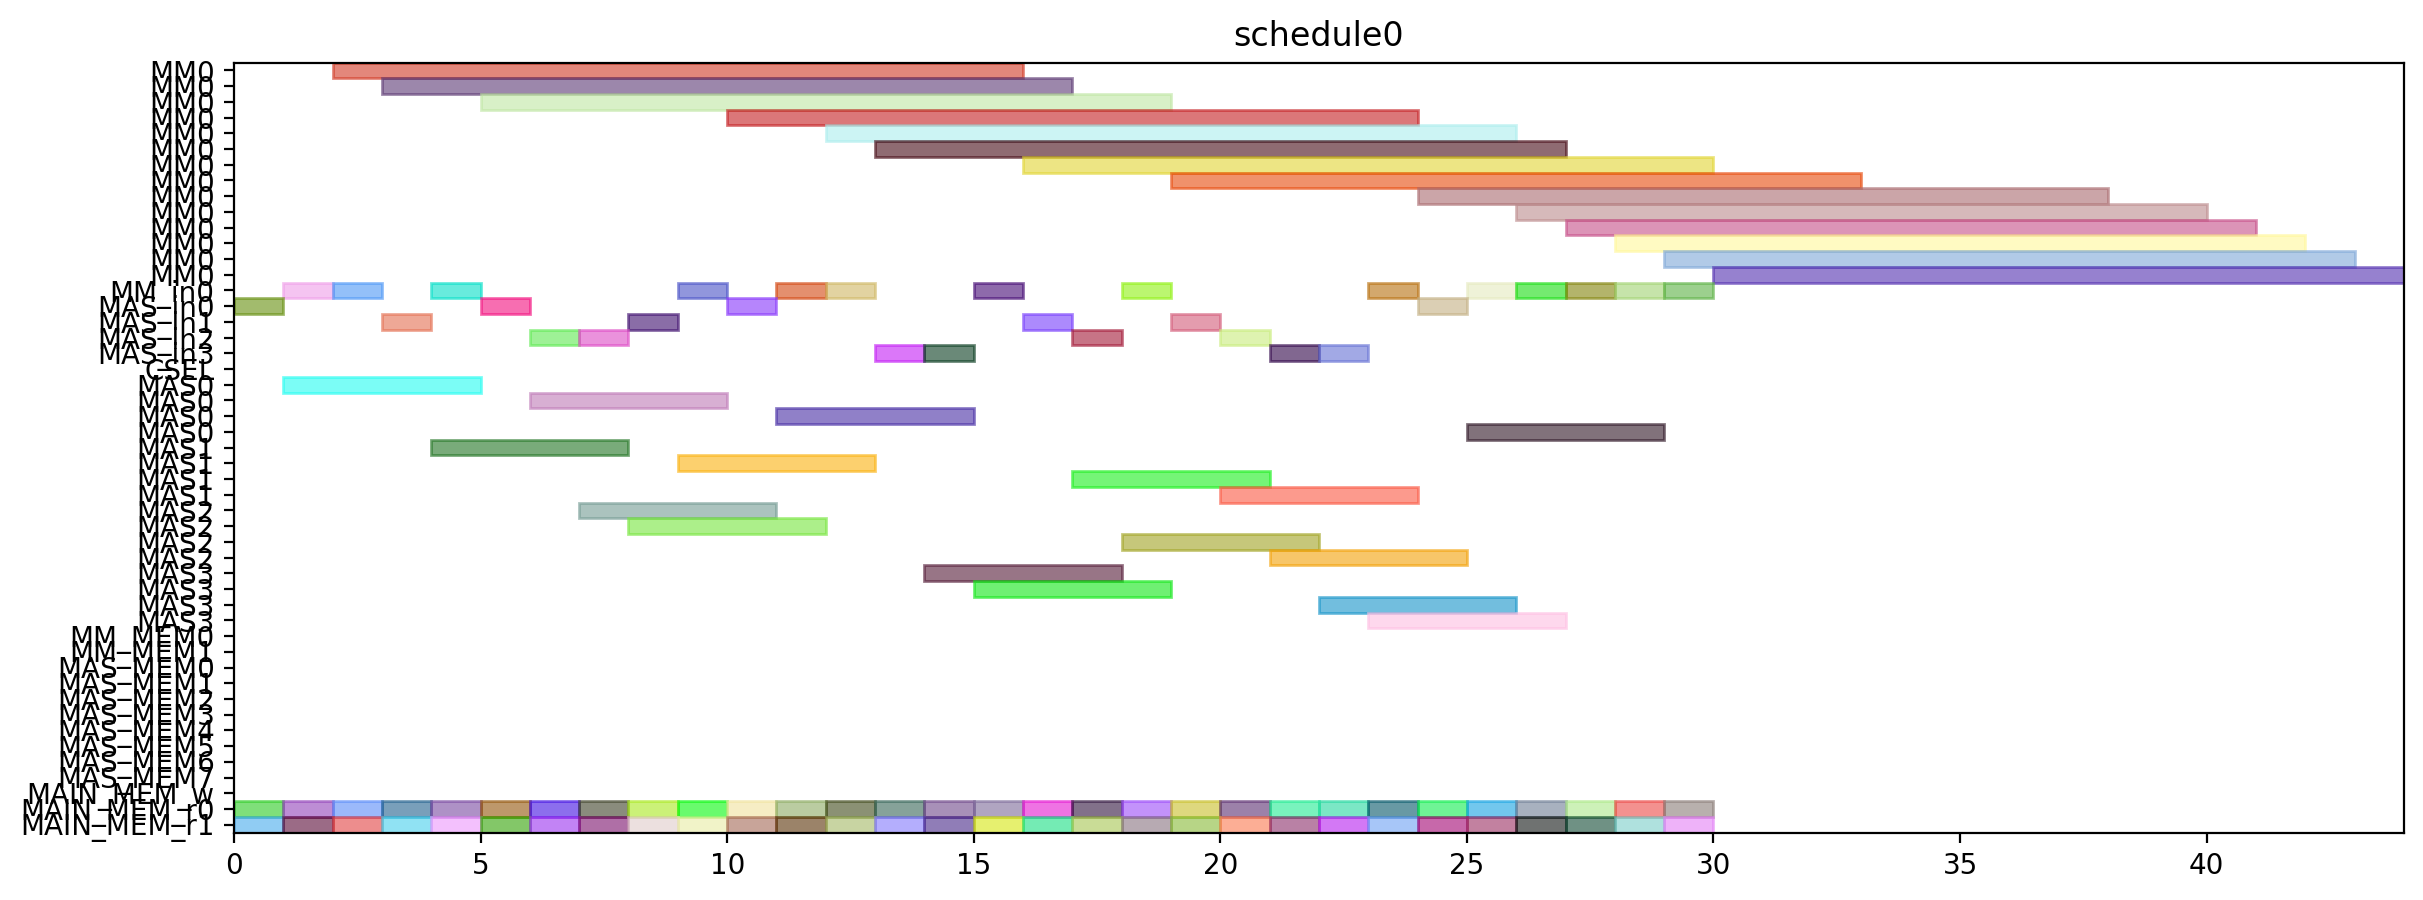

The Python source for this figure:
from pyschedule import Scenario, solvers, plotters, alt


def solve():
	horizon = 120
	S = Scenario("schedule0", horizon=horizon)

	# resource
	MM = S.Resources('MM', num=1, size=14)
	MM_in = S.Resources('MM_in', num=1)
	MAS_in = S.Resources('MAS_in', num=4)
	CSEL = S.Resource('CSEL')
	MAS = S.Resources('MAS', num=4, size=4, periods=range(1, horizon))
	MM_MEM = S.Resources('MM_MEM', num=2)
	MAS_MEM = S.Resources('MAS_MEM', num=8)
	MAIN_MEM_w = S.Resource('MAIN_MEM_w', size=1)
	MAIN_MEM_r = S.Resources('MAIN_MEM_r', num=2)

	# result of previous scheduling

	# new tasks
	t1_t0 = S.Task('t1_t0', length=14, delay_cost=1)
	t1_t0 += alt(MM)
	t1_t0_in = S.Task('t1_t0_in', length=1, delay_cost=1)
	t1_t0_in += alt(MM_in)
	S += t1_t0_in*MM_in[0]<=t1_t0*MM[0]
	t1_t0_mem0 = S.Task('t1_t0_mem0', length=1, delay_cost=1)
	t1_t0_mem0 += MAIN_MEM_r[0]
	S += t1_t0_mem0 <= t1_t0

	t1_t0_mem1 = S.Task('t1_t0_mem1', length=1, delay_cost=1)
	t1_t0_mem1 += MAIN_MEM_r[1]
	S += t1_t0_mem1 <= t1_t0

	t1_t1 = S.Task('t1_t1', length=14, delay_cost=1)
	t1_t1 += alt(MM)
	t1_t1_in = S.Task('t1_t1_in', length=1, delay_cost=1)
	t1_t1_in += alt(MM_in)
	S += t1_t1_in*MM_in[0]<=t1_t1*MM[0]
	t1_t1_mem0 = S.Task('t1_t1_mem0', length=1, delay_cost=1)
	t1_t1_mem0 += MAIN_MEM_r[0]
	S += t1_t1_mem0 <= t1_t1

	t1_t1_mem1 = S.Task('t1_t1_mem1', length=1, delay_cost=1)
	t1_t1_mem1 += MAIN_MEM_r[1]
	S += t1_t1_mem1 <= t1_t1

	t1_t2 = S.Task('t1_t2', length=4, delay_cost=1)
	t1_t2 += alt(MAS)
	t1_t2_in = S.Task('t1_t2_in', length=1, delay_cost=1)
	t1_t2_in += alt(MAS_in)
	S += t1_t2_in*MAS_in[0]<=t1_t2*MAS[0]

	S += t1_t2_in*MAS_in[1]<=t1_t2*MAS[1]

	S += t1_t2_in*MAS_in[2]<=t1_t2*MAS[2]

	S += t1_t2_in*MAS_in[3]<=t1_t2*MAS[3]

	t1_t2_mem0 = S.Task('t1_t2_mem0', length=1, delay_cost=1)
	t1_t2_mem0 += MAIN_MEM_r[0]
	S += t1_t2_mem0 <= t1_t2

	t1_t2_mem1 = S.Task('t1_t2_mem1', length=1, delay_cost=1)
	t1_t2_mem1 += MAIN_MEM_r[1]
	S += t1_t2_mem1 <= t1_t2

	t1_t3 = S.Task('t1_t3', length=4, delay_cost=1)
	t1_t3 += alt(MAS)
	t1_t3_in = S.Task('t1_t3_in', length=1, delay_cost=1)
	t1_t3_in += alt(MAS_in)
	S += t1_t3_in*MAS_in[0]<=t1_t3*MAS[0]

	S += t1_t3_in*MAS_in[1]<=t1_t3*MAS[1]

	S += t1_t3_in*MAS_in[2]<=t1_t3*MAS[2]

	S += t1_t3_in*MAS_in[3]<=t1_t3*MAS[3]

	t1_t3_mem0 = S.Task('t1_t3_mem0', length=1, delay_cost=1)
	t1_t3_mem0 += MAIN_MEM_r[0]
	S += t1_t3_mem0 <= t1_t3

	t1_t3_mem1 = S.Task('t1_t3_mem1', length=1, delay_cost=1)
	t1_t3_mem1 += MAIN_MEM_r[1]
	S += t1_t3_mem1 <= t1_t3

	t2_t0 = S.Task('t2_t0', length=14, delay_cost=1)
	t2_t0 += alt(MM)
	t2_t0_in = S.Task('t2_t0_in', length=1, delay_cost=1)
	t2_t0_in += alt(MM_in)
	S += t2_t0_in*MM_in[0]<=t2_t0*MM[0]
	t2_t0_mem0 = S.Task('t2_t0_mem0', length=1, delay_cost=1)
	t2_t0_mem0 += MAIN_MEM_r[0]
	S += t2_t0_mem0 <= t2_t0

	t2_t0_mem1 = S.Task('t2_t0_mem1', length=1, delay_cost=1)
	t2_t0_mem1 += MAIN_MEM_r[1]
	S += t2_t0_mem1 <= t2_t0

	t2_t1 = S.Task('t2_t1', length=14, delay_cost=1)
	t2_t1 += alt(MM)
	t2_t1_in = S.Task('t2_t1_in', length=1, delay_cost=1)
	t2_t1_in += alt(MM_in)
	S += t2_t1_in*MM_in[0]<=t2_t1*MM[0]
	t2_t1_mem0 = S.Task('t2_t1_mem0', length=1, delay_cost=1)
	t2_t1_mem0 += MAIN_MEM_r[0]
	S += t2_t1_mem0 <= t2_t1

	t2_t1_mem1 = S.Task('t2_t1_mem1', length=1, delay_cost=1)
	t2_t1_mem1 += MAIN_MEM_r[1]
	S += t2_t1_mem1 <= t2_t1

	t2_t2 = S.Task('t2_t2', length=4, delay_cost=1)
	t2_t2 += alt(MAS)
	t2_t2_in = S.Task('t2_t2_in', length=1, delay_cost=1)
	t2_t2_in += alt(MAS_in)
	S += t2_t2_in*MAS_in[0]<=t2_t2*MAS[0]

	S += t2_t2_in*MAS_in[1]<=t2_t2*MAS[1]

	S += t2_t2_in*MAS_in[2]<=t2_t2*MAS[2]

	S += t2_t2_in*MAS_in[3]<=t2_t2*MAS[3]

	t2_t2_mem0 = S.Task('t2_t2_mem0', length=1, delay_cost=1)
	t2_t2_mem0 += MAIN_MEM_r[0]
	S += t2_t2_mem0 <= t2_t2

	t2_t2_mem1 = S.Task('t2_t2_mem1', length=1, delay_cost=1)
	t2_t2_mem1 += MAIN_MEM_r[1]
	S += t2_t2_mem1 <= t2_t2

	t2_t3 = S.Task('t2_t3', length=4, delay_cost=1)
	t2_t3 += alt(MAS)
	t2_t3_in = S.Task('t2_t3_in', length=1, delay_cost=1)
	t2_t3_in += alt(MAS_in)
	S += t2_t3_in*MAS_in[0]<=t2_t3*MAS[0]

	S += t2_t3_in*MAS_in[1]<=t2_t3*MAS[1]

	S += t2_t3_in*MAS_in[2]<=t2_t3*MAS[2]

	S += t2_t3_in*MAS_in[3]<=t2_t3*MAS[3]

	t2_t3_mem0 = S.Task('t2_t3_mem0', length=1, delay_cost=1)
	t2_t3_mem0 += MAIN_MEM_r[0]
	S += t2_t3_mem0 <= t2_t3

	t2_t3_mem1 = S.Task('t2_t3_mem1', length=1, delay_cost=1)
	t2_t3_mem1 += MAIN_MEM_r[1]
	S += t2_t3_mem1 <= t2_t3

	t0_t0 = S.Task('t0_t0', length=14, delay_cost=1)
	t0_t0 += alt(MM)
	t0_t0_in = S.Task('t0_t0_in', length=1, delay_cost=1)
	t0_t0_in += alt(MM_in)
	S += t0_t0_in*MM_in[0]<=t0_t0*MM[0]
	t0_t0_mem0 = S.Task('t0_t0_mem0', length=1, delay_cost=1)
	t0_t0_mem0 += MAIN_MEM_r[0]
	S += t0_t0_mem0 <= t0_t0

	t0_t0_mem1 = S.Task('t0_t0_mem1', length=1, delay_cost=1)
	t0_t0_mem1 += MAIN_MEM_r[1]
	S += t0_t0_mem1 <= t0_t0

	t0_t1 = S.Task('t0_t1', length=14, delay_cost=1)
	t0_t1 += alt(MM)
	t0_t1_in = S.Task('t0_t1_in', length=1, delay_cost=1)
	t0_t1_in += alt(MM_in)
	S += t0_t1_in*MM_in[0]<=t0_t1*MM[0]
	t0_t1_mem0 = S.Task('t0_t1_mem0', length=1, delay_cost=1)
	t0_t1_mem0 += MAIN_MEM_r[0]
	S += t0_t1_mem0 <= t0_t1

	t0_t1_mem1 = S.Task('t0_t1_mem1', length=1, delay_cost=1)
	t0_t1_mem1 += MAIN_MEM_r[1]
	S += t0_t1_mem1 <= t0_t1

	t0_t2 = S.Task('t0_t2', length=4, delay_cost=1)
	t0_t2 += alt(MAS)
	t0_t2_in = S.Task('t0_t2_in', length=1, delay_cost=1)
	t0_t2_in += alt(MAS_in)
	S += t0_t2_in*MAS_in[0]<=t0_t2*MAS[0]

	S += t0_t2_in*MAS_in[1]<=t0_t2*MAS[1]

	S += t0_t2_in*MAS_in[2]<=t0_t2*MAS[2]

	S += t0_t2_in*MAS_in[3]<=t0_t2*MAS[3]

	t0_t2_mem0 = S.Task('t0_t2_mem0', length=1, delay_cost=1)
	t0_t2_mem0 += MAIN_MEM_r[0]
	S += t0_t2_mem0 <= t0_t2

	t0_t2_mem1 = S.Task('t0_t2_mem1', length=1, delay_cost=1)
	t0_t2_mem1 += MAIN_MEM_r[1]
	S += t0_t2_mem1 <= t0_t2

	t0_t3 = S.Task('t0_t3', length=4, delay_cost=1)
	t0_t3 += alt(MAS)
	t0_t3_in = S.Task('t0_t3_in', length=1, delay_cost=1)
	t0_t3_in += alt(MAS_in)
	S += t0_t3_in*MAS_in[0]<=t0_t3*MAS[0]

	S += t0_t3_in*MAS_in[1]<=t0_t3*MAS[1]

	S += t0_t3_in*MAS_in[2]<=t0_t3*MAS[2]

	S += t0_t3_in*MAS_in[3]<=t0_t3*MAS[3]

	t0_t3_mem0 = S.Task('t0_t3_mem0', length=1, delay_cost=1)
	t0_t3_mem0 += MAIN_MEM_r[0]
	S += t0_t3_mem0 <= t0_t3

	t0_t3_mem1 = S.Task('t0_t3_mem1', length=1, delay_cost=1)
	t0_t3_mem1 += MAIN_MEM_r[1]
	S += t0_t3_mem1 <= t0_t3

	t4_t0_t0 = S.Task('t4_t0_t0', length=14, delay_cost=1)
	t4_t0_t0 += alt(MM)
	t4_t0_t0_in = S.Task('t4_t0_t0_in', length=1, delay_cost=1)
	t4_t0_t0_in += alt(MM_in)
	S += t4_t0_t0_in*MM_in[0]<=t4_t0_t0*MM[0]
	t4_t0_t0_mem0 = S.Task('t4_t0_t0_mem0', length=1, delay_cost=1)
	t4_t0_t0_mem0 += MAIN_MEM_r[0]
	S += t4_t0_t0_mem0 <= t4_t0_t0

	t4_t0_t0_mem1 = S.Task('t4_t0_t0_mem1', length=1, delay_cost=1)
	t4_t0_t0_mem1 += MAIN_MEM_r[1]
	S += t4_t0_t0_mem1 <= t4_t0_t0

	t4_t0_t1 = S.Task('t4_t0_t1', length=14, delay_cost=1)
	t4_t0_t1 += alt(MM)
	t4_t0_t1_in = S.Task('t4_t0_t1_in', length=1, delay_cost=1)
	t4_t0_t1_in += alt(MM_in)
	S += t4_t0_t1_in*MM_in[0]<=t4_t0_t1*MM[0]
	t4_t0_t1_mem0 = S.Task('t4_t0_t1_mem0', length=1, delay_cost=1)
	t4_t0_t1_mem0 += MAIN_MEM_r[0]
	S += t4_t0_t1_mem0 <= t4_t0_t1

	t4_t0_t1_mem1 = S.Task('t4_t0_t1_mem1', length=1, delay_cost=1)
	t4_t0_t1_mem1 += MAIN_MEM_r[1]
	S += t4_t0_t1_mem1 <= t4_t0_t1

	t4_t0_t2 = S.Task('t4_t0_t2', length=4, delay_cost=1)
	t4_t0_t2 += alt(MAS)
	t4_t0_t2_in = S.Task('t4_t0_t2_in', length=1, delay_cost=1)
	t4_t0_t2_in += alt(MAS_in)
	S += t4_t0_t2_in*MAS_in[0]<=t4_t0_t2*MAS[0]

	S += t4_t0_t2_in*MAS_in[1]<=t4_t0_t2*MAS[1]

	S += t4_t0_t2_in*MAS_in[2]<=t4_t0_t2*MAS[2]

	S += t4_t0_t2_in*MAS_in[3]<=t4_t0_t2*MAS[3]

	t4_t0_t2_mem0 = S.Task('t4_t0_t2_mem0', length=1, delay_cost=1)
	t4_t0_t2_mem0 += MAIN_MEM_r[0]
	S += t4_t0_t2_mem0 <= t4_t0_t2

	t4_t0_t2_mem1 = S.Task('t4_t0_t2_mem1', length=1, delay_cost=1)
	t4_t0_t2_mem1 += MAIN_MEM_r[1]
	S += t4_t0_t2_mem1 <= t4_t0_t2

	t4_t0_t3 = S.Task('t4_t0_t3', length=4, delay_cost=1)
	t4_t0_t3 += alt(MAS)
	t4_t0_t3_in = S.Task('t4_t0_t3_in', length=1, delay_cost=1)
	t4_t0_t3_in += alt(MAS_in)
	S += t4_t0_t3_in*MAS_in[0]<=t4_t0_t3*MAS[0]

	S += t4_t0_t3_in*MAS_in[1]<=t4_t0_t3*MAS[1]

	S += t4_t0_t3_in*MAS_in[2]<=t4_t0_t3*MAS[2]

	S += t4_t0_t3_in*MAS_in[3]<=t4_t0_t3*MAS[3]

	t4_t0_t3_mem0 = S.Task('t4_t0_t3_mem0', length=1, delay_cost=1)
	t4_t0_t3_mem0 += MAIN_MEM_r[0]
	S += t4_t0_t3_mem0 <= t4_t0_t3

	t4_t0_t3_mem1 = S.Task('t4_t0_t3_mem1', length=1, delay_cost=1)
	t4_t0_t3_mem1 += MAIN_MEM_r[1]
	S += t4_t0_t3_mem1 <= t4_t0_t3

	t4_t1_t0 = S.Task('t4_t1_t0', length=14, delay_cost=1)
	t4_t1_t0 += alt(MM)
	t4_t1_t0_in = S.Task('t4_t1_t0_in', length=1, delay_cost=1)
	t4_t1_t0_in += alt(MM_in)
	S += t4_t1_t0_in*MM_in[0]<=t4_t1_t0*MM[0]
	t4_t1_t0_mem0 = S.Task('t4_t1_t0_mem0', length=1, delay_cost=1)
	t4_t1_t0_mem0 += MAIN_MEM_r[0]
	S += t4_t1_t0_mem0 <= t4_t1_t0

	t4_t1_t0_mem1 = S.Task('t4_t1_t0_mem1', length=1, delay_cost=1)
	t4_t1_t0_mem1 += MAIN_MEM_r[1]
	S += t4_t1_t0_mem1 <= t4_t1_t0

	t4_t1_t1 = S.Task('t4_t1_t1', length=14, delay_cost=1)
	t4_t1_t1 += alt(MM)
	t4_t1_t1_in = S.Task('t4_t1_t1_in', length=1, delay_cost=1)
	t4_t1_t1_in += alt(MM_in)
	S += t4_t1_t1_in*MM_in[0]<=t4_t1_t1*MM[0]
	t4_t1_t1_mem0 = S.Task('t4_t1_t1_mem0', length=1, delay_cost=1)
	t4_t1_t1_mem0 += MAIN_MEM_r[0]
	S += t4_t1_t1_mem0 <= t4_t1_t1

	t4_t1_t1_mem1 = S.Task('t4_t1_t1_mem1', length=1, delay_cost=1)
	t4_t1_t1_mem1 += MAIN_MEM_r[1]
	S += t4_t1_t1_mem1 <= t4_t1_t1

	t4_t1_t2 = S.Task('t4_t1_t2', length=4, delay_cost=1)
	t4_t1_t2 += alt(MAS)
	t4_t1_t2_in = S.Task('t4_t1_t2_in', length=1, delay_cost=1)
	t4_t1_t2_in += alt(MAS_in)
	S += t4_t1_t2_in*MAS_in[0]<=t4_t1_t2*MAS[0]

	S += t4_t1_t2_in*MAS_in[1]<=t4_t1_t2*MAS[1]

	S += t4_t1_t2_in*MAS_in[2]<=t4_t1_t2*MAS[2]

	S += t4_t1_t2_in*MAS_in[3]<=t4_t1_t2*MAS[3]

	t4_t1_t2_mem0 = S.Task('t4_t1_t2_mem0', length=1, delay_cost=1)
	t4_t1_t2_mem0 += MAIN_MEM_r[0]
	S += t4_t1_t2_mem0 <= t4_t1_t2

	t4_t1_t2_mem1 = S.Task('t4_t1_t2_mem1', length=1, delay_cost=1)
	t4_t1_t2_mem1 += MAIN_MEM_r[1]
	S += t4_t1_t2_mem1 <= t4_t1_t2

	t4_t1_t3 = S.Task('t4_t1_t3', length=4, delay_cost=1)
	t4_t1_t3 += alt(MAS)
	t4_t1_t3_in = S.Task('t4_t1_t3_in', length=1, delay_cost=1)
	t4_t1_t3_in += alt(MAS_in)
	S += t4_t1_t3_in*MAS_in[0]<=t4_t1_t3*MAS[0]

	S += t4_t1_t3_in*MAS_in[1]<=t4_t1_t3*MAS[1]

	S += t4_t1_t3_in*MAS_in[2]<=t4_t1_t3*MAS[2]

	S += t4_t1_t3_in*MAS_in[3]<=t4_t1_t3*MAS[3]

	t4_t1_t3_mem0 = S.Task('t4_t1_t3_mem0', length=1, delay_cost=1)
	t4_t1_t3_mem0 += MAIN_MEM_r[0]
	S += t4_t1_t3_mem0 <= t4_t1_t3

	t4_t1_t3_mem1 = S.Task('t4_t1_t3_mem1', length=1, delay_cost=1)
	t4_t1_t3_mem1 += MAIN_MEM_r[1]
	S += t4_t1_t3_mem1 <= t4_t1_t3

	t4_t2_t0 = S.Task('t4_t2_t0', length=14, delay_cost=1)
	t4_t2_t0 += alt(MM)
	t4_t2_t0_in = S.Task('t4_t2_t0_in', length=1, delay_cost=1)
	t4_t2_t0_in += alt(MM_in)
	S += t4_t2_t0_in*MM_in[0]<=t4_t2_t0*MM[0]
	t4_t2_t0_mem0 = S.Task('t4_t2_t0_mem0', length=1, delay_cost=1)
	t4_t2_t0_mem0 += MAIN_MEM_r[0]
	S += t4_t2_t0_mem0 <= t4_t2_t0

	t4_t2_t0_mem1 = S.Task('t4_t2_t0_mem1', length=1, delay_cost=1)
	t4_t2_t0_mem1 += MAIN_MEM_r[1]
	S += t4_t2_t0_mem1 <= t4_t2_t0

	t4_t2_t1 = S.Task('t4_t2_t1', length=14, delay_cost=1)
	t4_t2_t1 += alt(MM)
	t4_t2_t1_in = S.Task('t4_t2_t1_in', length=1, delay_cost=1)
	t4_t2_t1_in += alt(MM_in)
	S += t4_t2_t1_in*MM_in[0]<=t4_t2_t1*MM[0]
	t4_t2_t1_mem0 = S.Task('t4_t2_t1_mem0', length=1, delay_cost=1)
	t4_t2_t1_mem0 += MAIN_MEM_r[0]
	S += t4_t2_t1_mem0 <= t4_t2_t1

	t4_t2_t1_mem1 = S.Task('t4_t2_t1_mem1', length=1, delay_cost=1)
	t4_t2_t1_mem1 += MAIN_MEM_r[1]
	S += t4_t2_t1_mem1 <= t4_t2_t1

	t4_t2_t2 = S.Task('t4_t2_t2', length=4, delay_cost=1)
	t4_t2_t2 += alt(MAS)
	t4_t2_t2_in = S.Task('t4_t2_t2_in', length=1, delay_cost=1)
	t4_t2_t2_in += alt(MAS_in)
	S += t4_t2_t2_in*MAS_in[0]<=t4_t2_t2*MAS[0]

	S += t4_t2_t2_in*MAS_in[1]<=t4_t2_t2*MAS[1]

	S += t4_t2_t2_in*MAS_in[2]<=t4_t2_t2*MAS[2]

	S += t4_t2_t2_in*MAS_in[3]<=t4_t2_t2*MAS[3]

	t4_t2_t2_mem0 = S.Task('t4_t2_t2_mem0', length=1, delay_cost=1)
	t4_t2_t2_mem0 += MAIN_MEM_r[0]
	S += t4_t2_t2_mem0 <= t4_t2_t2

	t4_t2_t2_mem1 = S.Task('t4_t2_t2_mem1', length=1, delay_cost=1)
	t4_t2_t2_mem1 += MAIN_MEM_r[1]
	S += t4_t2_t2_mem1 <= t4_t2_t2

	t4_t2_t3 = S.Task('t4_t2_t3', length=4, delay_cost=1)
	t4_t2_t3 += alt(MAS)
	t4_t2_t3_in = S.Task('t4_t2_t3_in', length=1, delay_cost=1)
	t4_t2_t3_in += alt(MAS_in)
	S += t4_t2_t3_in*MAS_in[0]<=t4_t2_t3*MAS[0]

	S += t4_t2_t3_in*MAS_in[1]<=t4_t2_t3*MAS[1]

	S += t4_t2_t3_in*MAS_in[2]<=t4_t2_t3*MAS[2]

	S += t4_t2_t3_in*MAS_in[3]<=t4_t2_t3*MAS[3]

	t4_t2_t3_mem0 = S.Task('t4_t2_t3_mem0', length=1, delay_cost=1)
	t4_t2_t3_mem0 += MAIN_MEM_r[0]
	S += t4_t2_t3_mem0 <= t4_t2_t3

	t4_t2_t3_mem1 = S.Task('t4_t2_t3_mem1', length=1, delay_cost=1)
	t4_t2_t3_mem1 += MAIN_MEM_r[1]
	S += t4_t2_t3_mem1 <= t4_t2_t3

	t4_t40 = S.Task('t4_t40', length=4, delay_cost=1)
	t4_t40 += alt(MAS)
	t4_t40_in = S.Task('t4_t40_in', length=1, delay_cost=1)
	t4_t40_in += alt(MAS_in)
	S += t4_t40_in*MAS_in[0]<=t4_t40*MAS[0]

	S += t4_t40_in*MAS_in[1]<=t4_t40*MAS[1]

	S += t4_t40_in*MAS_in[2]<=t4_t40*MAS[2]

	S += t4_t40_in*MAS_in[3]<=t4_t40*MAS[3]

	t4_t40_mem0 = S.Task('t4_t40_mem0', length=1, delay_cost=1)
	t4_t40_mem0 += MAIN_MEM_r[0]
	S += t4_t40_mem0 <= t4_t40

	t4_t40_mem1 = S.Task('t4_t40_mem1', length=1, delay_cost=1)
	t4_t40_mem1 += MAIN_MEM_r[1]
	S += t4_t40_mem1 <= t4_t40

	t4_t41 = S.Task('t4_t41', length=4, delay_cost=1)
	t4_t41 += alt(MAS)
	t4_t41_in = S.Task('t4_t41_in', length=1, delay_cost=1)
	t4_t41_in += alt(MAS_in)
	S += t4_t41_in*MAS_in[0]<=t4_t41*MAS[0]

	S += t4_t41_in*MAS_in[1]<=t4_t41*MAS[1]

	S += t4_t41_in*MAS_in[2]<=t4_t41*MAS[2]

	S += t4_t41_in*MAS_in[3]<=t4_t41*MAS[3]

	t4_t41_mem0 = S.Task('t4_t41_mem0', length=1, delay_cost=1)
	t4_t41_mem0 += MAIN_MEM_r[0]
	S += t4_t41_mem0 <= t4_t41

	t4_t41_mem1 = S.Task('t4_t41_mem1', length=1, delay_cost=1)
	t4_t41_mem1 += MAIN_MEM_r[1]
	S += t4_t41_mem1 <= t4_t41

	t4_t50 = S.Task('t4_t50', length=4, delay_cost=1)
	t4_t50 += alt(MAS)
	t4_t50_in = S.Task('t4_t50_in', length=1, delay_cost=1)
	t4_t50_in += alt(MAS_in)
	S += t4_t50_in*MAS_in[0]<=t4_t50*MAS[0]

	S += t4_t50_in*MAS_in[1]<=t4_t50*MAS[1]

	S += t4_t50_in*MAS_in[2]<=t4_t50*MAS[2]

	S += t4_t50_in*MAS_in[3]<=t4_t50*MAS[3]

	t4_t50_mem0 = S.Task('t4_t50_mem0', length=1, delay_cost=1)
	t4_t50_mem0 += MAIN_MEM_r[0]
	S += t4_t50_mem0 <= t4_t50

	t4_t50_mem1 = S.Task('t4_t50_mem1', length=1, delay_cost=1)
	t4_t50_mem1 += MAIN_MEM_r[1]
	S += t4_t50_mem1 <= t4_t50

	t4_t51 = S.Task('t4_t51', length=4, delay_cost=1)
	t4_t51 += alt(MAS)
	t4_t51_in = S.Task('t4_t51_in', length=1, delay_cost=1)
	t4_t51_in += alt(MAS_in)
	S += t4_t51_in*MAS_in[0]<=t4_t51*MAS[0]

	S += t4_t51_in*MAS_in[1]<=t4_t51*MAS[1]

	S += t4_t51_in*MAS_in[2]<=t4_t51*MAS[2]

	S += t4_t51_in*MAS_in[3]<=t4_t51*MAS[3]

	t4_t51_mem0 = S.Task('t4_t51_mem0', length=1, delay_cost=1)
	t4_t51_mem0 += MAIN_MEM_r[0]
	S += t4_t51_mem0 <= t4_t51

	t4_t51_mem1 = S.Task('t4_t51_mem1', length=1, delay_cost=1)
	t4_t51_mem1 += MAIN_MEM_r[1]
	S += t4_t51_mem1 <= t4_t51

	t4_t8_t0 = S.Task('t4_t8_t0', length=14, delay_cost=1)
	t4_t8_t0 += alt(MM)
	t4_t8_t0_in = S.Task('t4_t8_t0_in', length=1, delay_cost=1)
	t4_t8_t0_in += alt(MM_in)
	S += t4_t8_t0_in*MM_in[0]<=t4_t8_t0*MM[0]
	t4_t8_t0_mem0 = S.Task('t4_t8_t0_mem0', length=1, delay_cost=1)
	t4_t8_t0_mem0 += MAIN_MEM_r[0]
	S += t4_t8_t0_mem0 <= t4_t8_t0

	t4_t8_t0_mem1 = S.Task('t4_t8_t0_mem1', length=1, delay_cost=1)
	t4_t8_t0_mem1 += MAIN_MEM_r[1]
	S += t4_t8_t0_mem1 <= t4_t8_t0

	t4_t8_t1 = S.Task('t4_t8_t1', length=14, delay_cost=1)
	t4_t8_t1 += alt(MM)
	t4_t8_t1_in = S.Task('t4_t8_t1_in', length=1, delay_cost=1)
	t4_t8_t1_in += alt(MM_in)
	S += t4_t8_t1_in*MM_in[0]<=t4_t8_t1*MM[0]
	t4_t8_t1_mem0 = S.Task('t4_t8_t1_mem0', length=1, delay_cost=1)
	t4_t8_t1_mem0 += MAIN_MEM_r[0]
	S += t4_t8_t1_mem0 <= t4_t8_t1

	t4_t8_t1_mem1 = S.Task('t4_t8_t1_mem1', length=1, delay_cost=1)
	t4_t8_t1_mem1 += MAIN_MEM_r[1]
	S += t4_t8_t1_mem1 <= t4_t8_t1

	solvers.mip.solve(S,msg=1,kind='CPLEX',ratio_gap=1.01)

	solution = [['hoge']*len(S.solution()[1]) for i in range(len(S.solution()))]
	for i in range(len(S.solution())):
		for j in range(len(S.solution()[i])):
			solution[i][j]=str(S.solution()[i][j])
	print(solution)

	cycles = int(solution[-1][3])

	pic_file_name = "/mnt/rose/usr1/fukuda/ABE/multiRAM_multiMAS_16mux/scheduling_result/stage14MM1_stage4MAS4/SPARSE/schedule0.png"
	if(S.solution() != []):
		plotters.matplotlib.plot(S,img_filename=pic_file_name, show_task_labels=False, fig_size=(cycles*0.25+3, 5))

	return solution
